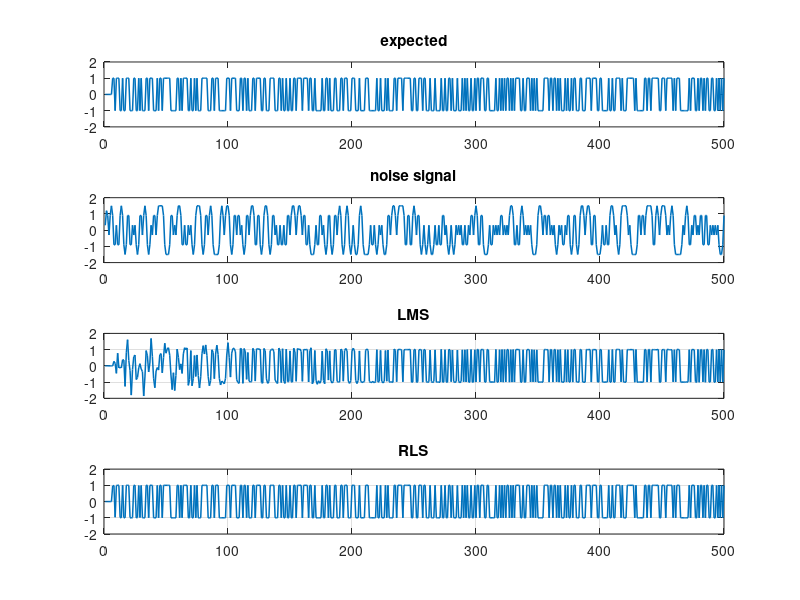
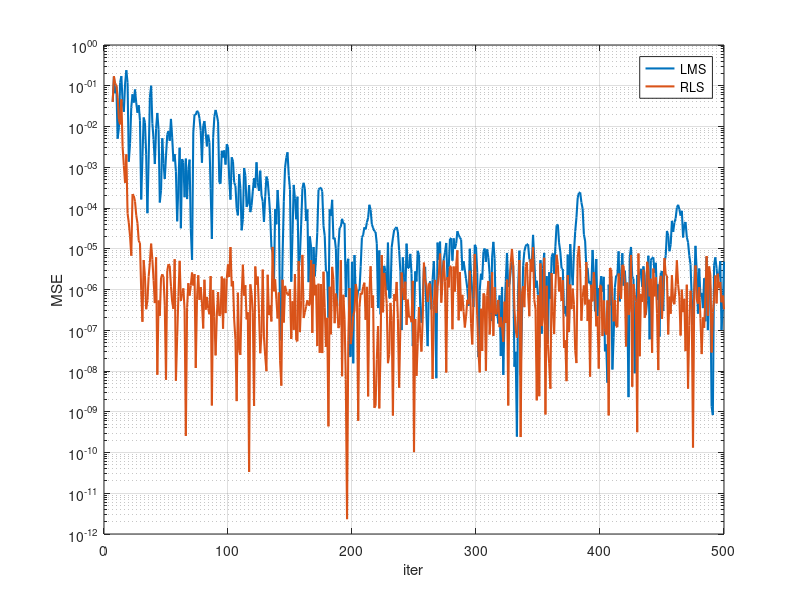

The MATLAB source for these figures, in order:
clc;clear;close all;

N = 500;
M = 11;
e_mean = zeros(1,N);
e_r_mean = zeros(1,N);
mu = 0.1; 

for i = 1:20
    x = 2*(randn(1, N) > 0) - 1; 
    d = [zeros(1, 6), x(1:N-6)];
    
    h = [0.3, 0.9, 0.3];
    x_c = filter(h, 1, x);
    
    x_n = x_c + 0.001 * randn(1, N);
    
    W = zeros(1,M); 
    W_r = zeros(1,M);
    x_i = zeros(1,M); 
    x_r = zeros(1,M); 
    y = zeros(1,N);
    y_r = zeros(1,N);
    e = zeros(1,N); 
    e_r = zeros(1,N); 
    delta = 0.1;
    P = 1/delta*eye(M);
    lambda = 0.95;
    
    for k = 1:N
        x_i = [x_n(k) x_i(1:M-1)]; 
        y(k) = W*x_i.';
        e(k) =d(k) - y(k);
        W = W + mu*e(k)*x_i; 
    end
    
    for k = 1:N
        x_r = [x_n(k), x_r(1:M-1)];
        Pk = P * x_r.';
        K = Pk/(lambda + x_r*Pk);
        s = d(k) - W_r*x_r.';
        W_r = W_r + K.'*conj(s);
        P =  (1/lambda)*P - (1/lambda)*K*x_r*P;
        e_r(k)=s;
        y_r(k) = W_r*x_r.';
    end

    e_mean = e_mean + e;
    e_r_mean = e_r_mean + e_r;
end

e_mean = e_mean/20;
e_r_mean = e_r_mean/20;

figure
subplot(411)
plot(d, 'LineWidth', 1.1);
hold on;
ylim([-2, 2]);
title('expected');
subplot(412)
plot(x_n, 'LineWidth', 1.1);
hold on;
ylim([-2, 2]);
title('noise signal');
subplot(413)
plot(y, 'LineWidth', 1.1);
hold on;
ylim([-2, 2]);
title('LMS');
grid on;
subplot(414)
plot(y_r, 'LineWidth', 1.1);
hold on;
ylim([-2, 2]);
title('RLS');
grid on;

figure
semilogy(e_mean.^2', 'LineWidth', 1.5);
hold on;
semilogy(e_r_mean.^2, 'LineWidth', 1.5);
hold on;
legend('LMS', 'RLS');
xlabel('iter');
ylabel('MSE');
grid on;